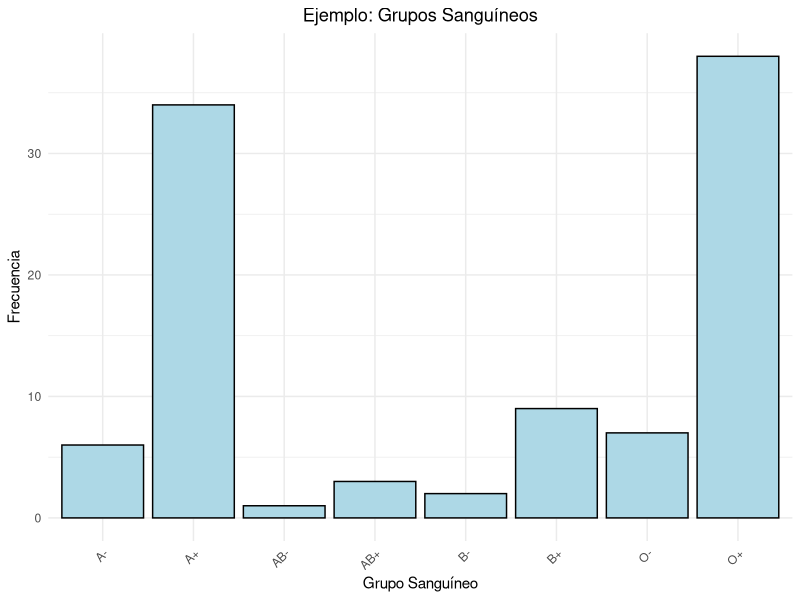
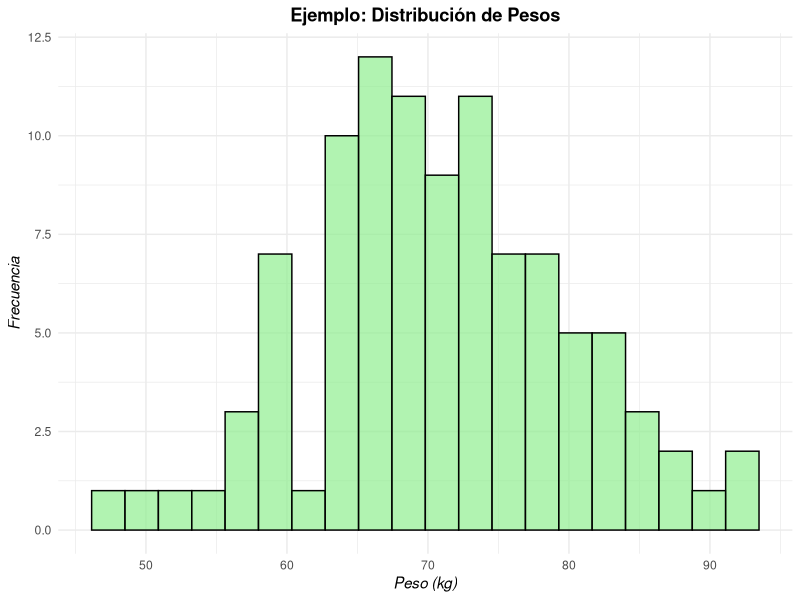
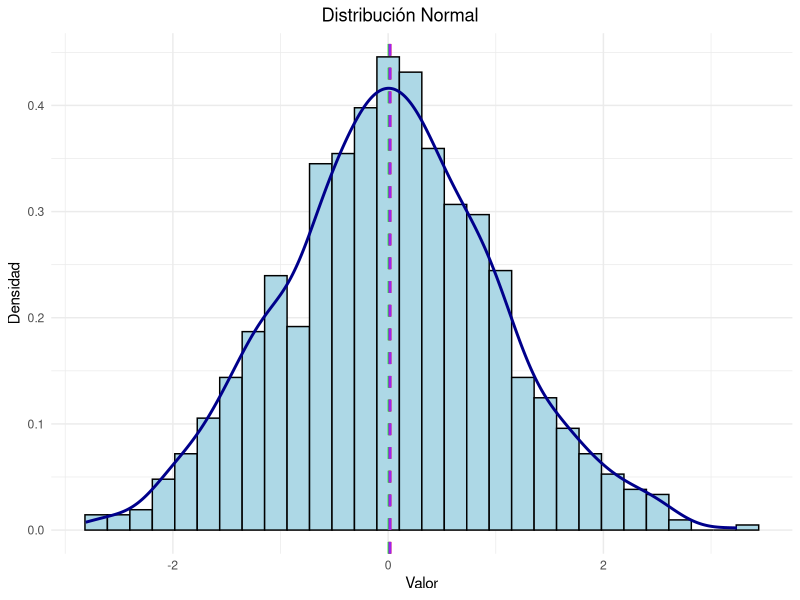
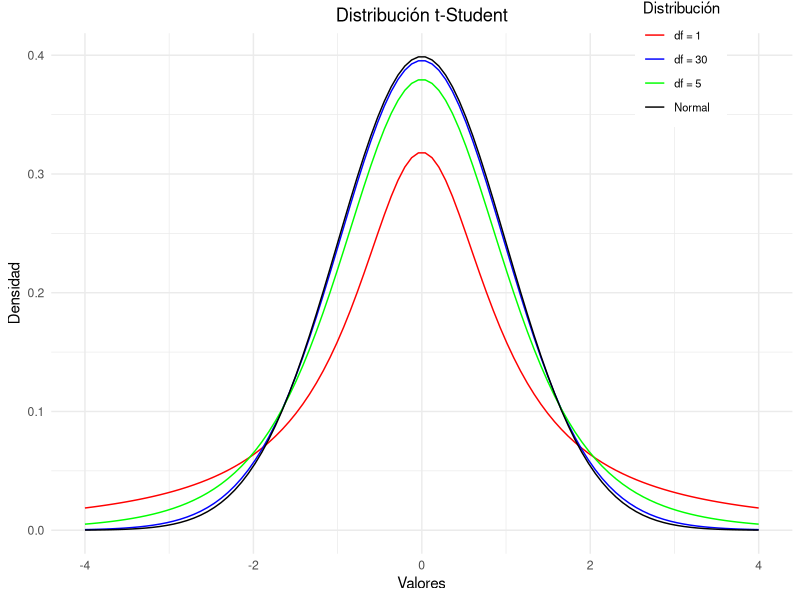
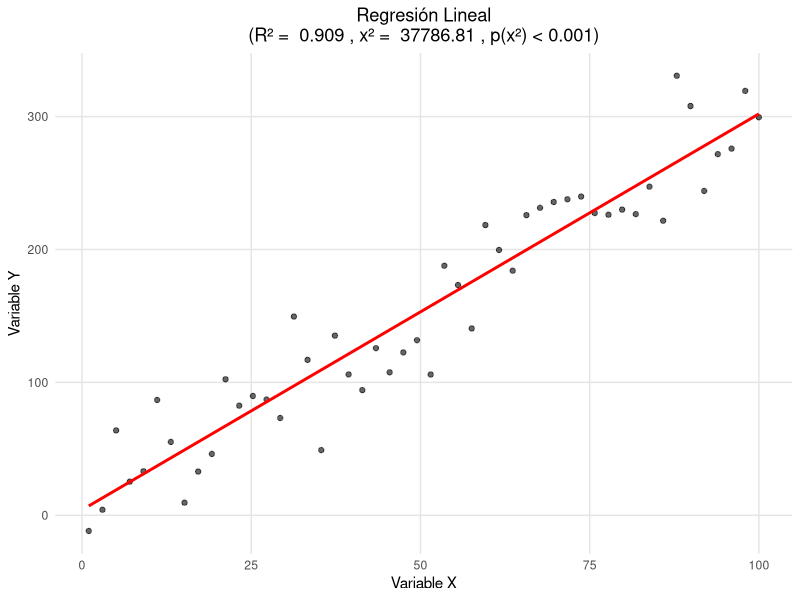

Source code (R) for these figures, in order:
## ---- chunk 1
#| include: false
knitr::opts_chunk$set(
  echo = TRUE,
  message = FALSE,
  warning = FALSE,
  out.width = "100%",
  fig.align = "center"
)
options(width = 40)
## ---- chunk 2
#| eval: true
#| include: true
#| echo: false
# Load required library
library(ggplot2)

grupos_sanguineos <- c("A+", "B+", "O+", "AB+", "A-", "B-", "O-", "AB-")
frecuencias <- c(34, 9, 38, 3, 6, 2, 7, 1)

# Create a data frame from the existing vectors
# This is a best practice in ggplot2 as it makes data manipulation easier
grupos_df <- data.frame(
  grupo = grupos_sanguineos,
  frecuencia = frecuencias
)

# Create the ggplot
ggplot(grupos_df, aes(x = grupo, y = frecuencia)) +
  # Use geom_col() for bar plots with height mapped to a variable
  geom_col(fill = "lightblue", color = "black") +
  
  # Add labels and title
  labs(
    title = "Ejemplo: Grupos Sanguíneos",
    x = "Grupo Sanguíneo", 
    y = "Frecuencia"
  ) +
  
  # Customize the theme
  theme_minimal() +
  
  # Rotate x-axis labels for better readability
  theme(
    axis.text.x = element_text(angle = 45, hjust = 1),
    plot.title = element_text(hjust = 0.5)
  )
## ---- chunk 3
#| eval: true
#| include: true
#| echo: false

# Load required library
library(ggplot2)

# Set the same random seed for reproducibility
set.seed(123)

# Generate the weight data
pesos <- rnorm(100, mean = 70, sd = 10)

# Create a data frame
# This is a best practice in ggplot2 as it makes data manipulation easier
pesos_df <- data.frame(peso = pesos)

# Create the ggplot
ggplot(pesos_df, aes(x = peso)) +
  # Use geom_histogram() for histogram
  geom_histogram(
    bins = 20,           # Same number of breaks as in original hist()
    fill = "lightgreen", # Same color as original
    color = "black",     # Add black outline for better definition
    alpha = 0.7          # Slight transparency
  ) +
  
  # Add labels and title
  labs(
    title = "Ejemplo: Distribución de Pesos",
    x = "Peso (kg)", 
    y = "Frecuencia"
  ) +
  
  # Customize the theme
  theme_minimal() +
  
  # Additional theme adjustments for professional look
  theme(
    plot.title = element_text(hjust = 0.5, face = "bold"),
    axis.title = element_text(face = "italic")
  )
## ---- chunk 4
#| eval: true
#| include: true
#| echo: false
# Código para crear una distribución normal en R con ggplot2
# Mostrando media, mediana y moda

# Cargar librerías necesarias
library(ggplot2)
library(dplyr)

# Código para crear una distribución normal en R con ggplot2
# Mostrando media, mediana y moda

# Cargar librerías necesarias
library(ggplot2)
library(dplyr)

# Generar datos para la distribución normal
set.seed(123)  # Para reproducibilidad
datos <- data.frame(valor = rnorm(1000, mean = 0, sd = 1))

# Calcular medidas de tendencia central
media <- mean(datos$valor)
mediana <- median(datos$valor)
moda <- media  # En una distribución normal, la media, mediana y moda son iguales

# Crear el gráfico con ggplot2
ggplot(datos, aes(x = valor)) +
  # Histograma de la distribución
  geom_histogram(aes(y = ..density..), 
                 bins = 30, 
                 fill = "lightblue", 
                 color = "black") +
  
  # Línea de densidad
  geom_density(color = "darkblue", size = 1) +
  
  # Línea de la media
  geom_vline(xintercept = media, 
             color = "red", 
             linetype = "dashed", 
             size = 1) +
  
  # Línea de la mediana
  geom_vline(xintercept = mediana, 
             color = "green", 
             linetype = "dashed", 
             size = 1) +
  
  # Línea de la moda
  geom_vline(xintercept = moda, 
             color = "purple", 
             linetype = "dashed", 
             size = 1) +
  
  # Etiquetas y título
  labs(
    title = "Distribución Normal",
    x = "Valor",
    y = "Densidad"
  ) +
  
  # Tema
  theme_minimal() +
  theme(
    plot.title = element_text(hjust = 0.5),  # Centrar título horizontalmente
    plot.title.position = "plot"  # Asegurar posicionamiento del título
  )

## ---- chunk 5
#| eval: true
#| include: true
#| echo: false

# Creamos la secuencia de valores x
x <- seq(-4, 4, length.out = 100)

# Creamos un dataframe con todas las distribuciones
df_distribuciones <- data.frame(
  x = rep(x, 4),
  densidad = c(
    dt(x, df = 1),    # t con 1 grado de libertad
    dt(x, df = 5),    # t con 5 grados de libertad
    dt(x, df = 30),   # t con 30 grados de libertad
    dnorm(x)          # distribución normal
  ),
  distribucion = factor(rep(c("df = 1", "df = 5", "df = 30", "Normal"), 
                           each = 100))
)

# Creamos el gráfico usando ggplot2
library(ggplot2)

ggplot(df_distribuciones, aes(x = x, y = densidad, color = distribucion)) +
  # Agregamos las líneas
  geom_line(aes(linetype = distribucion == "Normal")) +
  # Personalizamos los colores y tipos de línea
  scale_color_manual(values = c("red", "blue", "green", "black")) +
  scale_linetype_manual(values = c("solid", "solid", "solid", "dashed"), 
                       guide = "none") +
  # Agregamos títulos y etiquetas
  labs(title = "Distribución t-Student",
       x = "Valores",
       y = "Densidad",
       color = "Distribución") +
  # Personalizamos el tema
  theme_minimal() +
  # Ajustamos la posición de la leyenda y otros elementos
  theme(
    legend.position = c(0.85, 0.95),
    legend.background = element_rect(fill = "white", color = NA),
    legend.text = element_text(size = 8),
    plot.title = element_text(hjust = 0.5)
  )
## ---- chunk 6
#| eval: true
#| include: true
#| echo: false
# Primero creamos un dataframe con nuestros datos
# Esto es una práctica recomendada en ggplot2 ya que facilita la manipulación
set.seed(123)
df_regresion <- data.frame(
  x = seq(1, 100, length.out = 50),
  y = NA  # Inicializamos y como NA y la llenaremos después
)

# Generamos los valores de y según el modelo
df_regresion$y <- 2 + 3*df_regresion$x + rnorm(50, 0, 30)

# Ajustamos el modelo de regresión
modelo <- lm(y ~ x, data = df_regresion)

# Calculamos R cuadrado
r2 <- summary(modelo)$r.squared

# Calculamos chi-cuadrado de los residuos
chi2 <- sum(residuals(modelo)^2)
# Calculamos grados de libertad
gl <- length(df_regresion$x) - 2  # n - número de parámetros estimados
# Calculamos el p-valor del chi-cuadrado
p_valor_chi2 <- 1 - pchisq(chi2, df = gl)

# Creamos el gráfico usando ggplot2
library(ggplot2)

ggplot(df_regresion, aes(x = x, y = y)) +
  # Agregamos los puntos de dispersión
  geom_point(color = "black", alpha = 0.6) +
  # Agregamos la línea de regresión
  geom_smooth(method = "lm", 
             color = "red", 
             se = FALSE,    # No mostrar intervalo de confianza
             formula = y ~ x) +
  # Personalizamos títulos y etiquetas
  labs(title = paste("Regresión Lineal\n(R² = ", round(r2, 3), 
                     ", x² = ", round(chi2, 2),
                     ", p(x²) < 0.001)"),
       x = "Variable X",
       y = "Variable Y") +
  # Aplicamos un tema minimalista
  theme_minimal() +
  # Personalizamos elementos del tema
  theme(
    plot.title = element_text(hjust = 0.5),  # Centramos el título
    panel.grid.minor = element_blank(),       # Eliminamos grilla menor
    panel.grid.major = element_line(color = "gray90")  # Grilla mayor más sutil
  )
